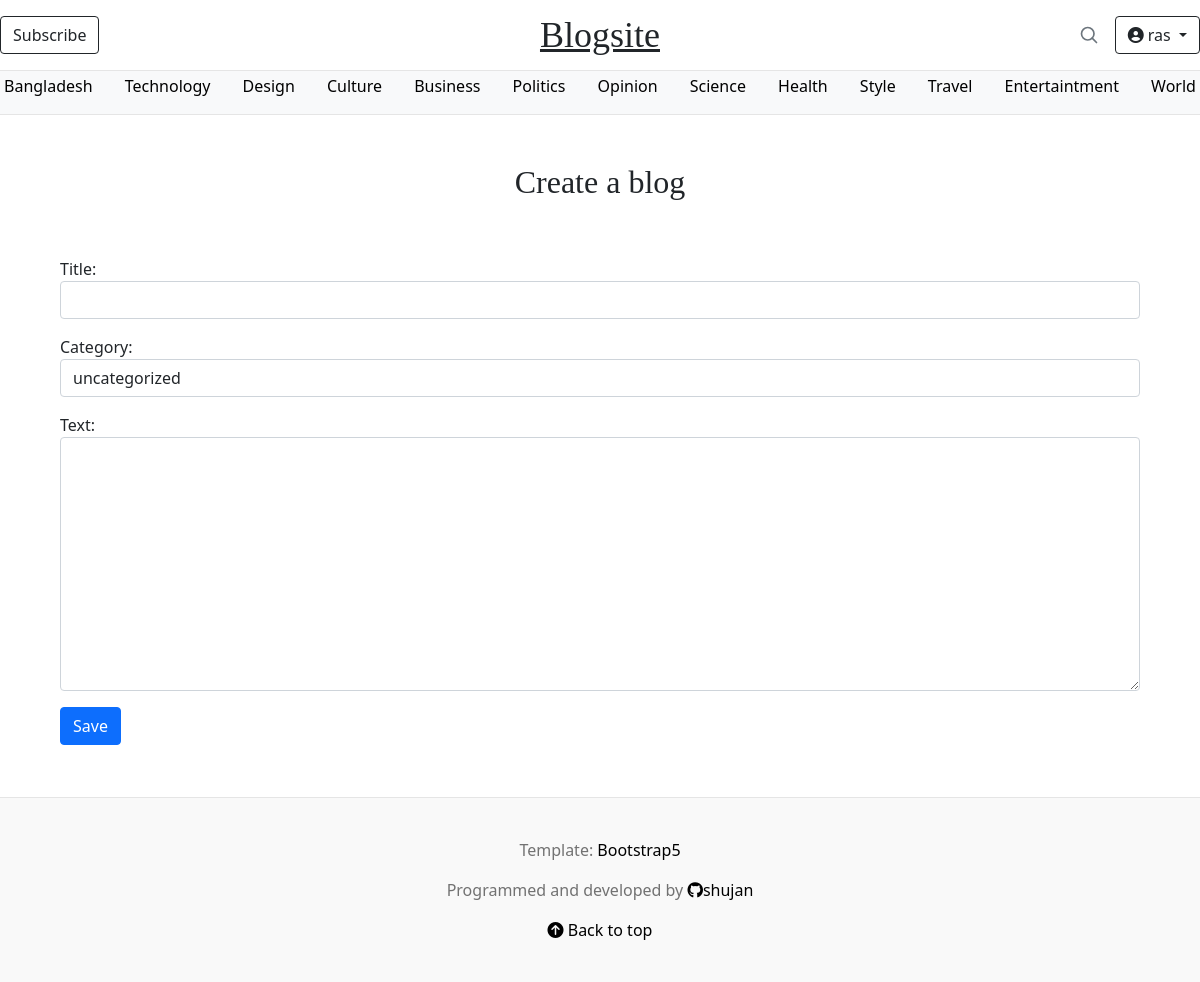
Screenshot of /post/ (signed in) with the database file from the repository.
### baseapp/models.py (models this page shows)
class Category(models.Model):
    name = models.CharField(max_length=30)
    def __str__(self) -> str:
        return self.name

### baseapp/views.py (the view)
# urls.py: path('post/', PostCreateView.as_view(), name='create_post'),
class PostCreateView(LoginRequiredMixin,CreateView):
    login_url = '/login/'
    model = Post
    redirect_url_name = 'post_detail.html'
    form_class = PostForm

### baseapp/forms.py
class PostForm(ModelForm):
    class Meta:
        model = Post
        fields = ['title','category', 'text']
        widgets = {
            'user': forms.Select(attrs={'class': 'form-control'}),
            'title': forms.TextInput(attrs={'class': 'form-control'}),
            'category': forms.Select(attrs={'class': 'form-control'}),
            'text': forms.Textarea(attrs={'class': 'form-control'}),
        }

### baseapp/views.py (called while the page is built)
def category_list(request):
    category_list = Category.objects.exclude(name='uncategorized')
    context={
        'category_list': category_list
    }
    return context

### baseapp/templates/baseapp/post_form.html (shortened to what this page needs)
{% extends 'baseapp/base.html' %}
{% block content %}
<div class="center p-5">
    <form action="" method="post">
        <div class="container py-10">
            <h2 class="pb-5 text-center">Create a blog</h2>
                <div class="form-floating">
                    {{form.as_p}}
                <button class="btn btn-primary">Save</button>
        </div>
    </form>
</div>
{% endblock %}

### baseapp/templates/baseapp/base.html (shortened to what this page needs)
<!doctype html>
{% load static %}
<html lang="en">
  <head>
    <link href="https://cdn.jsdelivr.net/npm/bootstrap@5.1.3/dist/css/bootstrap.min.css" rel="stylesheet">
    <link rel="stylesheet" href="//cdn.jsdelivr.net/npm/medium-editor@latest/dist/css/medium-editor.min.css" type="text/css" media="screen" charset="utf-8">
    <link rel="stylesheet" href="{% static 'css/blog.css' %}">
    <link rel="stylesheet" href="{% static 'css/swap-words.css' %}">
  </head>
  <body>
<div class="">
  <header class="blog-header py-3">
    <div class="row flex-nowrap justify-content-between align-items-center ">
      <div class="col-4 ">
        <a class="btn btn-outline-dark btn-white" href="{% url 'about' %}">Subscribe</a>
      </div>
      <div class="col-4 text-center">
        <a class="blog-header-logo text-dark" href="{% url 'post_list' %}">Blogsite</a>
      </div>
      <div class="col-4 d-flex justify-content-end align-items-center">
      <div>
          <a  class="link-secondary" href="{% url 'search_post' %}" aria-label="Search">
            <svg xmlns="http://www.w3.org/2000/svg" width="20" height="20" fill="none" stroke="currentColor" stroke-linecap="round" stroke-linejoin="round" stroke-width="2" class="mx-3" role="img" viewBox="0 0 24 24"><title>Search</title><circle cx="10.5" cy="10.5" r="7.5"/><path d="M21 21l-5.2-5.2"/></svg>
            </a>
      </div>
      <div>
        <div class="dropdown">
          <a class="btn btn-outline-dark btn-white dropdown-toggle" href="#" role="button" id="dropdownMenuLink" data-bs-toggle="dropdown" aria-expanded="false">
            <i class="fa-solid fa-circle-user"></i> {{request.user}}
          </a>
        </div>
      </div>
      </div>
    </div>
  </header>
  <div class="nav-scroller bg-light">
    <nav class="nav d-flex justify-content-between pt-2 px-1">
      {% for category in category_list %}
        <a href="/category/{{category.name}}" style="text-decoration: none; padding: 0;">{{category|title}}</a>
      {% endfor %}
    </nav>
  </div>
</div>
<main class="pb-1">
  <div class="">
            {% block content %}
            {% endblock %}
        </div>
</main>
<footer class="blog-footer">
  <p>Template: <a href="https://getbootstrap.com/">Bootstrap5</a></p>
  <p>Programmed and developed  by <a href="https://github.com/shujan-ahamed"> <i class="fa-brands fa-github"></i>shujan</a></p>
  <p>
    <a href="#"><i class="fa-solid fa-circle-arrow-up"></i> Back to top</a>
  </p>
</footer>
  </body>
</html>

### baseapp/static/css/blog.css (style rules this page uses)
* { margin: 0; padding: 0; }
a { color: black; text-decoration: none; font-style: normal; }
.blog-header { line-height: 1; border-bottom: 1px solid #e5e5e5; }
.blog-header-logo { font-family: "Playfair Display", Georgia, "Times New Roman", serif; font-size: 2.25rem; text-decoration: underline; }
h1, h2, h3, h4, h5, h6 { font-family: "Playfair Display", Georgia, "Times New Roman", serif; }
.nav-scroller { line-height: 1; position: relative; z-index: 2; height: 2.75rem; overflow-y: hidden; border-bottom: 1px solid #e5e5e5; }
.nav-scroller .nav { display: flex; flex-wrap: nowrap; padding-bottom: 1rem; margin-top: -1px; overflow-x: auto; text-align: center; white-space: nowrap; -webkit-overflow-scrolling: touch; }
.blog-footer { padding: 2.5rem 0; color: #727272; text-align: center; background-color: #f9f9f9; border-top: .05rem solid #e5e5e5; }
.blog-footer p:last-child { margin-bottom: 0; }

### rows the page displays
Category: name "Bangladesh"
Category: name "Technology"
Category: name "Design"
Category: name "Culture"
Category: name "Business"
Category: name "Politics"
Category: name "Opinion"
Category: name "Science"
Category: name "Health"
Category: name "Style"
Category: name "Travel"
Category: name "Entertaintment"
Category: name "World"

### other values shown
{{ request.user }} "ras"
